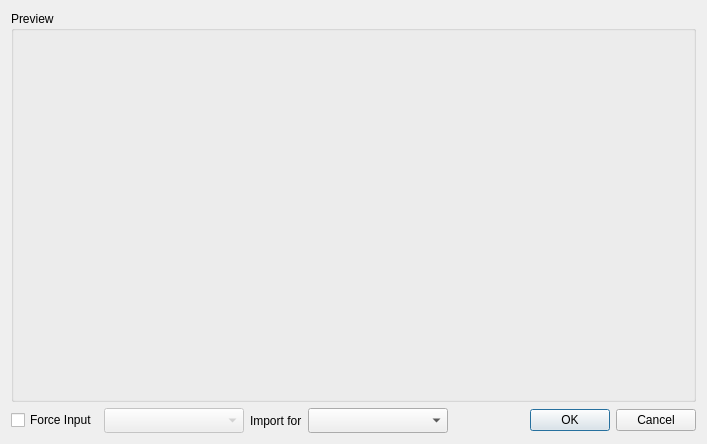
<?xml version="1.0" encoding="UTF-8"?>
<ui version="4.0">
 <class>OCIOImportDialog</class>
 <widget class="QDialog" name="OCIOImportDialog">
  <property name="geometry">
   <rect>
    <x>0</x>
    <y>0</y>
    <width>707</width>
    <height>444</height>
   </rect>
  </property>
  <property name="sizePolicy">
   <sizepolicy hsizetype="Preferred" vsizetype="Preferred">
    <horstretch>0</horstretch>
    <verstretch>0</verstretch>
   </sizepolicy>
  </property>
  <property name="windowTitle">
   <string>OCIO Import</string>
  </property>
  <layout class="QVBoxLayout" name="verticalLayout">
   <item>
    <widget class="QGroupBox" name="canvasBox">
     <property name="sizePolicy">
      <sizepolicy hsizetype="Expanding" vsizetype="Expanding">
       <horstretch>0</horstretch>
       <verstretch>0</verstretch>
      </sizepolicy>
     </property>
     <property name="title">
      <string>Preview</string>
     </property>
     <layout class="QVBoxLayout" name="canvasLayout">
      <property name="margin">
       <number>4</number>
      </property>
      <item>
       <widget class="OCIOGLPreview" name="GLPreview" native="true"/>
      </item>
     </layout>
    </widget>
   </item>
   <item>
    <layout class="QHBoxLayout" name="horizontalLayout">
     <item>
      <widget class="QCheckBox" name="forceInput">
       <property name="text">
        <string>Force Input</string>
       </property>
      </widget>
     </item>
     <item>
      <widget class="QComboBox" name="inputRole">
       <property name="enabled">
        <bool>false</bool>
       </property>
       <property name="sizePolicy">
        <sizepolicy hsizetype="Expanding" vsizetype="Fixed">
         <horstretch>0</horstretch>
         <verstretch>0</verstretch>
        </sizepolicy>
       </property>
       <property name="minimumSize">
        <size>
         <width>140</width>
         <height>25</height>
        </size>
       </property>
       <property name="maximumSize">
        <size>
         <width>140</width>
         <height>25</height>
        </size>
       </property>
       <property name="font">
        <font>
         <pointsize>13</pointsize>
        </font>
       </property>
       <property name="sizeAdjustPolicy">
        <enum>QComboBox::AdjustToMinimumContentsLength</enum>
       </property>
      </widget>
     </item>
     <item>
      <widget class="QLabel" name="label">
       <property name="text">
        <string>Import for</string>
       </property>
      </widget>
     </item>
     <item>
      <widget class="QComboBox" name="outputRole">
       <property name="minimumSize">
        <size>
         <width>140</width>
         <height>25</height>
        </size>
       </property>
       <property name="maximumSize">
        <size>
         <width>140</width>
         <height>25</height>
        </size>
       </property>
       <property name="sizeAdjustPolicy">
        <enum>QComboBox::AdjustToMinimumContentsLength</enum>
       </property>
      </widget>
     </item>
     <item>
      <spacer name="horizontalSpacer_3">
       <property name="orientation">
        <enum>Qt::Horizontal</enum>
       </property>
       <property name="sizeHint" stdset="0">
        <size>
         <width>40</width>
         <height>20</height>
        </size>
       </property>
      </spacer>
     </item>
     <item>
      <widget class="QDialogButtonBox" name="okCancelBox">
       <property name="standardButtons">
        <set>QDialogButtonBox::Cancel|QDialogButtonBox::Ok</set>
       </property>
      </widget>
     </item>
    </layout>
   </item>
  </layout>
 </widget>
 <customwidgets>
  <customwidget>
   <class>OCIOGLPreview</class>
   <extends>QWidget</extends>
   <header>OCIOGLPreview.h</header>
   <container>1</container>
  </customwidget>
 </customwidgets>
 <resources/>
 <connections>
  <connection>
   <sender>okCancelBox</sender>
   <signal>accepted()</signal>
   <receiver>OCIOImportDialog</receiver>
   <slot>accept()</slot>
   <hints>
    <hint type="sourcelabel">
     <x>612</x>
     <y>415</y>
    </hint>
    <hint type="destinationlabel">
     <x>353</x>
     <y>221</y>
    </hint>
   </hints>
  </connection>
  <connection>
   <sender>okCancelBox</sender>
   <signal>rejected()</signal>
   <receiver>OCIOImportDialog</receiver>
   <slot>reject()</slot>
   <hints>
    <hint type="sourcelabel">
     <x>612</x>
     <y>415</y>
    </hint>
    <hint type="destinationlabel">
     <x>353</x>
     <y>221</y>
    </hint>
   </hints>
  </connection>
  <connection>
   <sender>forceInput</sender>
   <signal>toggled(bool)</signal>
   <receiver>inputRole</receiver>
   <slot>setEnabled(bool)</slot>
   <hints>
    <hint type="sourcelabel">
     <x>60</x>
     <y>413</y>
    </hint>
    <hint type="destinationlabel">
     <x>170</x>
     <y>414</y>
    </hint>
   </hints>
  </connection>
 </connections>
</ui>
